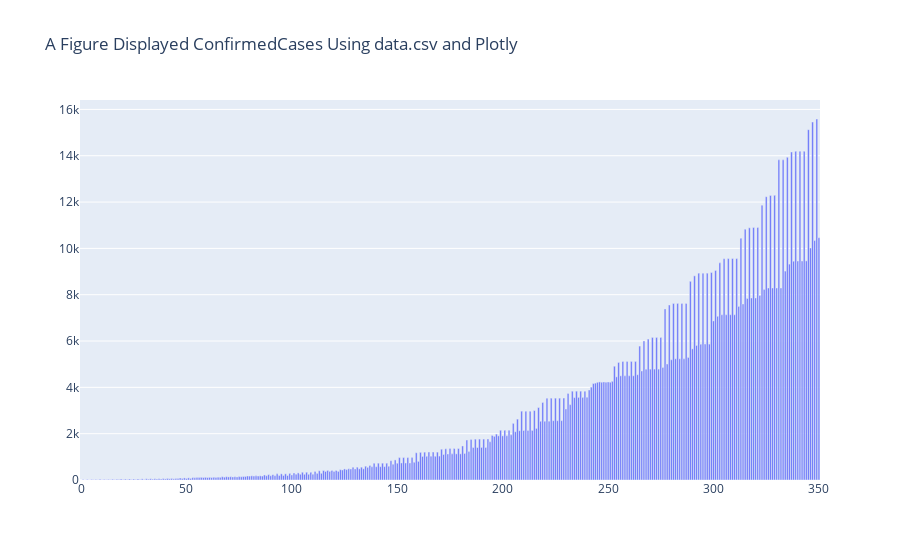

Here is the notebook cell this chart was saved with:
### Code cell
import plotly.graph_objects as go
from plotly.offline import plot, iplot
import plotly.graph_objs as go
import plotly.offline
plotly.offline.init_notebook_mode(connected=True) 
fig = go.Figure(
    data=[go.Bar(y=LASTd)],
    layout_title_text="A Figure Displayed ConfirmedCases Using data.csv and Plotly"
)
fig.show()

### Figure 1 — Plotly figure (JSON) as saved in the notebook; plotly's stock layout.template omitted (floating-point values rounded to 4 significant figures; data arrays with more than 128 entries replaced by an {"elided": "..."} marker saying what was removed)
{"data": [{"type": "bar", "y": {"elided": "351 int values"}}], "layout": {"title": {"text": "A Figure Displayed ConfirmedCases Using data.csv and Plotly"}}}
